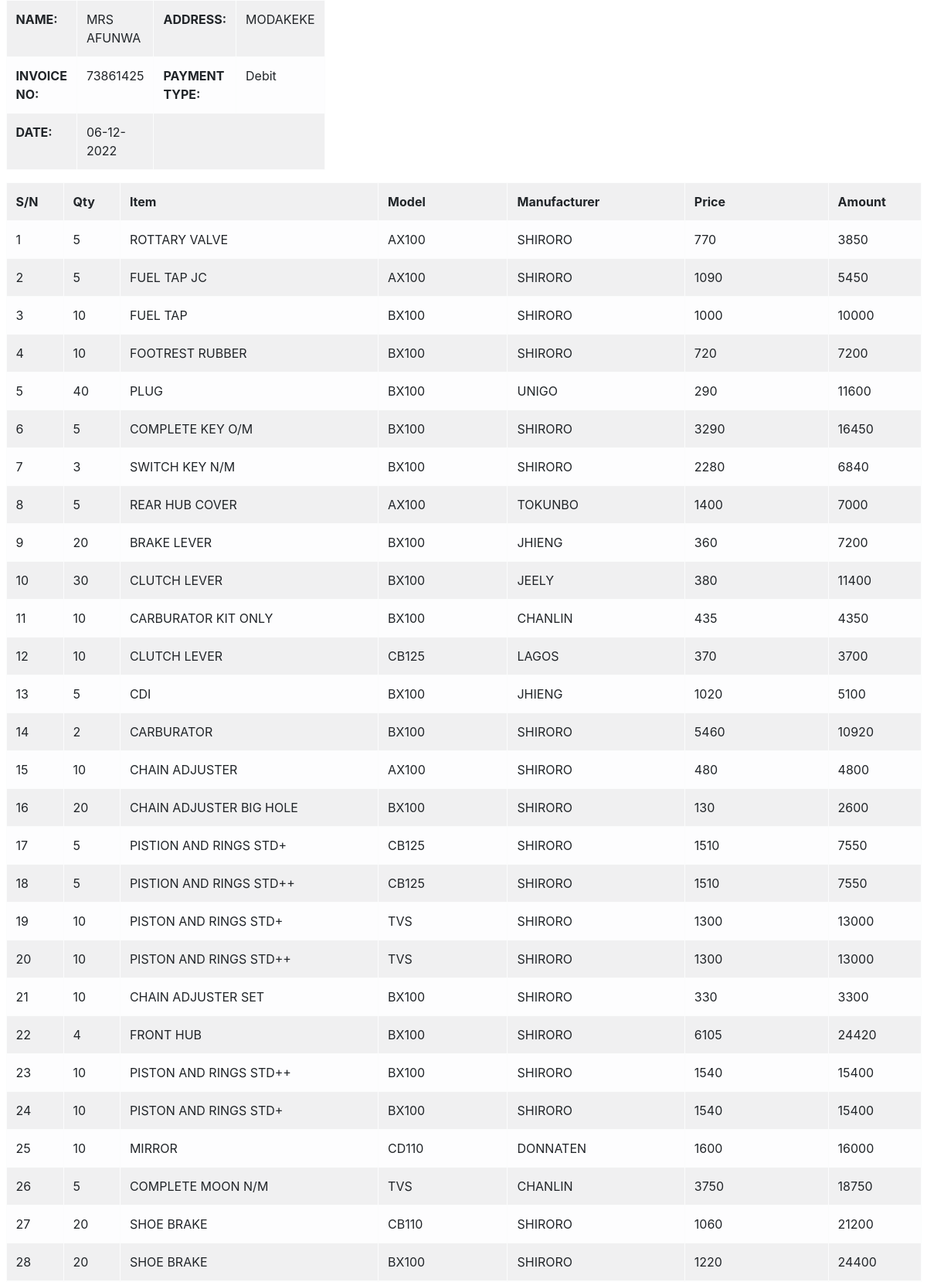
Page /staff/return_goods_details.php?invoice=73861425 (signed in, upper part) on the committed database.
### tables this page shows
CREATE TABLE `return_goods` (
  `id` int(11) NOT NULL AUTO_INCREMENT,
  `customer_name` varchar(255) NOT NULL,
  `address` varchar(255) NOT NULL,
  `invoice_no` varchar(255) NOT NULL,
  `payment_type` varchar(255) NOT NULL,
  `total` varchar(255) NOT NULL,
  `cash` varchar(255) NOT NULL,
  `transfer` varchar(255) NOT NULL,
  `deposit` varchar(255) NOT NULL,
  `balance` varchar(255) NOT NULL,
  `staff_name` varchar(255) NOT NULL,
  `date` varchar(255) NOT NULL,
  PRIMARY KEY (`id`)
);

CREATE TABLE `return_goods_details` (
  `id` int(11) NOT NULL AUTO_INCREMENT,
  `customer_name` varchar(255) NOT NULL,
  `address` varchar(255) NOT NULL,
  `invoice_no` varchar(255) NOT NULL,
  `product_name` varchar(255) NOT NULL,
  `model` varchar(255) NOT NULL,
  `manufacturer` varchar(255) NOT NULL,
  `quantity` varchar(255) NOT NULL,
  `price` varchar(255) NOT NULL,
  `amount` varchar(255) NOT NULL,
  `staff_name` varchar(255) NOT NULL,
  `date` varchar(255) NOT NULL,
  PRIMARY KEY (`id`)
);

### staff/classes/DB.php (called while the page is built, shortened)
<?php
class DB{
    protected $host = 'localhost';
    protected $server = 'root';
    protected $password = '';
    protected $dbname = 'inventory';
    protected function connect(){
        $conn = mysqli_connect($this->host,$this->server,$this->password,$this->dbname);
        return $conn;
    }
}
?>

### staff/classes/Model.php (called while the page is built, shortened)
<?php
class Model extends DB
{
    public function showInvoiceReturn($invoice)
    {
        $select = mysqli_query($this->connect(), "SELECT * FROM return_goods WHERE invoice_no ='$invoice'");
        return $select;
    }
    public function showInvoiceReturnDetails($invoice)
    {
        $select = mysqli_query($this->connect(), "SELECT * FROM return_goods_details WHERE invoice_no = '$invoice'");
        return $select;
    }
}

### staff/return_goods_details.php (the view, shortened to what this page needs)
<?php
$ctr= new Controller();
?>
<!DOCTYPE html>
<html lang="en">
<head>
  <link rel="stylesheet" href="../assets/plugins/fontawesome-free/css/all.min.css">
<link rel="stylesheet" href="../assets/dist/css/adminlte.min.css">
<link rel="stylesheet" href="../assets/plugins/overlayScrollbars/css/OverlayScrollbars.min.css">
</head>
<body>
    <div class="container-fluid">
        <div class="row">
            <div class="col-4">
                <table class="table table-striped table-light table-bordered">
                    <tr class="odd gradeX">
                    <th>NAME:    </th>
                    <td><?php echo $ctr->viewReturnDetail("customer_name");?></td>
                    <th>ADDRESS:</th>
                    <td><?php  $ctr->viewReturnDetail("address");?></td>
                </tr>
                <tr class="odd gradeA">
                    <th>INVOICE NO:</th>
                    <td><?php $ctr->viewReturnDetail("invoice_no");?></td>
                    <th>PAYMENT TYPE:</th>
                    <td><?php $ctr->viewReturnDetail("payment_type");?></td>
                </tr>
                <tr class="even gradeA">
                    <th>DATE:</th>
                    <td><?php $ctr->viewReturnDetail("date");?></td>
                    <td colspan="2"></td>
                </tr>
                </table>
            </div>
        </div>
        <div class="row">
            <div class="col-sm-12">
                <table class="table table-striped table-light table-bordered">
                   <tr>
                       <th>S/N</th>
                       <th>Qty</th>
                       <th>Item</th>
                       <th>Model</th>
                       <th>Manufacturer</th>
                       <th>Price</th>
                       <th>Amount</th>
                   </tr>
                  <?php
                  $result = $ctr->viewReturnDetails();
                  while ($row = mysqli_fetch_array($result)){?>
                   <tr>
                       <td><?php echo ++$id?></td>
                       <td><?php echo $row["quantity"]?></td>
                       <td><?php echo $row["product_name"]?></td>
                       <td><?php echo $row["model"]?></td>
                       <td><?php echo $row["manufacturer"]?></td>
                       <td><?php echo $row["price"]?></td>
                       <td><?php echo $row["amount"]?></td>
                   </tr>
                   <?php
                    }
                   ?>
                </table>
            </div>
        </div>
    </div>
</body>
</html>

### staff/classes/Controller.php (shortened to what this page needs)
<?php
class Controller extends Model
{
        if (isset($_POST["$value"])) { ?>
<?php }
    public function viewReturnDetail($tablename)
    {
        if (isset($_GET['invoice'])) {
            $invoice = $_GET['invoice'];
            if ($_GET['invoice']) {
                $row = mysqli_fetch_array($this->showInvoiceReturn($invoice));
                echo $row["$tablename"];
            }
        }
    }
    public function viewReturnDetails()
    {
        if (isset($_GET['invoice'])) {
            $invoice = $_GET['invoice'];
            if ($_GET['invoice']) {
                return $row = $this->showInvoiceReturnDetails($invoice);
            }
        }
    }
}
?>

### rows in the picture
return_goods: customer_name "MRS AFUNWA MODAKEKE 73861425 Debit 06-12-2022"
return_goods_details: quantity "5", product_name "ROTTARY VALVE", model "AX100", manufacturer "SHIRORO", price "770", amount "3850"
return_goods_details: quantity "5", product_name "FUEL TAP JC", model "AX100", manufacturer "SHIRORO", price "1090", amount "5450"
return_goods_details: quantity "10", product_name "FUEL TAP", model "BX100", manufacturer "SHIRORO", price "1000", amount "10000"
return_goods_details: quantity "10", product_name "FOOTREST RUBBER", model "BX100", manufacturer "SHIRORO", price "720", amount "7200"
return_goods_details: quantity "40", product_name "PLUG", model "BX100", manufacturer "UNIGO", price "290", amount "11600"
return_goods_details: quantity "5", product_name "COMPLETE KEY O/M", model "BX100", manufacturer "SHIRORO", price "3290", amount "16450"
return_goods_details: quantity "3", product_name "SWITCH KEY N/M", model "BX100", manufacturer "SHIRORO", price "2280", amount "6840"
return_goods_details: quantity "5", product_name "REAR HUB COVER", model "AX100", manufacturer "TOKUNBO", price "1400", amount "7000"
return_goods_details: quantity "20", product_name "BRAKE LEVER", model "BX100", manufacturer "JHIENG", price "360", amount "7200"
return_goods_details: quantity "30", product_name "CLUTCH LEVER", model "BX100", manufacturer "JEELY", price "380", amount "11400"
return_goods_details: quantity "10", product_name "CARBURATOR KIT ONLY", model "BX100", manufacturer "CHANLIN", price "435", amount "4350"
return_goods_details: quantity "10", product_name "CLUTCH LEVER", model "CB125", manufacturer "LAGOS", price "370", amount "3700"
return_goods_details: quantity "5", product_name "CDI", model "BX100", manufacturer "JHIENG", price "1020", amount "5100"
return_goods_details: quantity "2", product_name "CARBURATOR", model "BX100", manufacturer "SHIRORO", price "5460", amount "10920"
return_goods_details: quantity "10", product_name "CHAIN ADJUSTER", model "AX100", manufacturer "SHIRORO", price "480", amount "4800"
return_goods_details: quantity "20", product_name "CHAIN ADJUSTER BIG HOLE", model "BX100", manufacturer "SHIRORO", price "130", amount "2600"
return_goods_details: quantity "5", product_name "PISTION AND RINGS STD+", model "CB125", manufacturer "SHIRORO", price "1510", amount "7550"
return_goods_details: quantity "5", product_name "PISTION AND RINGS STD++", model "CB125", manufacturer "SHIRORO", price "1510", amount "7550"
return_goods_details: quantity "10", product_name "PISTON AND RINGS STD+", model "TVS", manufacturer "SHIRORO", price "1300", amount "13000"
return_goods_details: quantity "10", product_name "PISTON AND RINGS STD++", model "TVS", manufacturer "SHIRORO", price "1300", amount "13000"
return_goods_details: quantity "10", product_name "CHAIN ADJUSTER SET", model "BX100", manufacturer "SHIRORO", price "330", amount "3300"
return_goods_details: quantity "4", product_name "FRONT HUB", model "BX100", manufacturer "SHIRORO", price "6105", amount "24420"
return_goods_details: quantity "10", product_name "PISTON AND RINGS STD++", model "BX100", manufacturer "SHIRORO", price "1540", amount "15400"
return_goods_details: quantity "10", product_name "PISTON AND RINGS STD+", model "BX100", manufacturer "SHIRORO", price "1540", amount "15400"
return_goods_details: quantity "10", product_name "MIRROR", model "CD110", manufacturer "DONNATEN", price "1600", amount "16000"
return_goods_details: quantity "5", product_name "COMPLETE MOON N/M", model "TVS", manufacturer "CHANLIN", price "3750", amount "18750"
return_goods_details: quantity "20", product_name "SHOE BRAKE", model "CB110", manufacturer "SHIRORO", price "1060", amount "21200"
return_goods_details: quantity "20", product_name "SHOE BRAKE", model "BX100", manufacturer "SHIRORO", price "1220", amount "24400"
